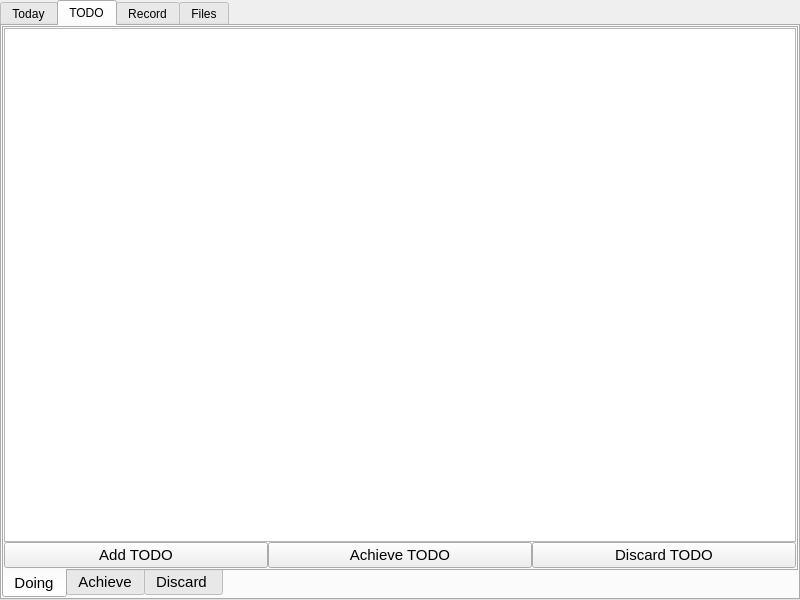
<?xml version="1.0" encoding="UTF-8"?>
<ui version="4.0">
 <class>root</class>
 <widget class="QWidget" name="root">
  <property name="windowModality">
   <enum>Qt::WindowModality::NonModal</enum>
  </property>
  <property name="enabled">
   <bool>true</bool>
  </property>
  <property name="geometry">
   <rect>
    <x>0</x>
    <y>0</y>
    <width>800</width>
    <height>600</height>
   </rect>
  </property>
  <property name="sizePolicy">
   <sizepolicy hsizetype="Preferred" vsizetype="Preferred">
    <horstretch>0</horstretch>
    <verstretch>0</verstretch>
   </sizepolicy>
  </property>
  <property name="minimumSize">
   <size>
    <width>800</width>
    <height>600</height>
   </size>
  </property>
  <property name="maximumSize">
   <size>
    <width>800</width>
    <height>600</height>
   </size>
  </property>
  <property name="windowTitle">
   <string>todone v1.1</string>
  </property>
  <property name="windowIcon">
   <iconset>
    <normaloff>../res/cat.ico</normaloff>../res/cat.ico</iconset>
  </property>
  <layout class="QVBoxLayout" name="vLayout">
   <property name="spacing">
    <number>0</number>
   </property>
   <property name="leftMargin">
    <number>0</number>
   </property>
   <property name="topMargin">
    <number>0</number>
   </property>
   <property name="rightMargin">
    <number>0</number>
   </property>
   <property name="bottomMargin">
    <number>0</number>
   </property>
   <item>
    <widget class="QTabWidget" name="rootTabWidget">
     <property name="tabShape">
      <enum>QTabWidget::TabShape::Rounded</enum>
     </property>
     <property name="currentIndex">
      <number>1</number>
     </property>
     <widget class="QWidget" name="todayTab">
      <attribute name="title">
       <string>Today</string>
      </attribute>
      <layout class="QVBoxLayout" name="verticalLayout_2">
       <property name="spacing">
        <number>0</number>
       </property>
       <property name="leftMargin">
        <number>0</number>
       </property>
       <property name="topMargin">
        <number>0</number>
       </property>
       <property name="rightMargin">
        <number>0</number>
       </property>
       <property name="bottomMargin">
        <number>0</number>
       </property>
       <item>
        <layout class="QHBoxLayout" name="hTodayLayout">
         <property name="spacing">
          <number>0</number>
         </property>
         <item>
          <widget class="QTreeView" name="todayTreeView"/>
         </item>
         <item>
          <widget class="QTextEdit" name="todayTextEdit"/>
         </item>
        </layout>
       </item>
      </layout>
     </widget>
     <widget class="QWidget" name="todoTab">
      <attribute name="title">
       <string>TODO</string>
      </attribute>
      <layout class="QVBoxLayout" name="verticalLayout">
       <property name="spacing">
        <number>0</number>
       </property>
       <property name="leftMargin">
        <number>0</number>
       </property>
       <property name="topMargin">
        <number>0</number>
       </property>
       <property name="rightMargin">
        <number>0</number>
       </property>
       <property name="bottomMargin">
        <number>0</number>
       </property>
       <item>
        <widget class="QTabWidget" name="todoTabWidget">
         <property name="font">
          <font>
           <pointsize>11</pointsize>
          </font>
         </property>
         <property name="tabPosition">
          <enum>QTabWidget::TabPosition::South</enum>
         </property>
         <property name="tabShape">
          <enum>QTabWidget::TabShape::Rounded</enum>
         </property>
         <property name="currentIndex">
          <number>0</number>
         </property>
         <widget class="QWidget" name="doingTab">
          <attribute name="title">
           <string>Doing</string>
          </attribute>
          <layout class="QVBoxLayout" name="verticalLayout_3">
           <property name="spacing">
            <number>0</number>
           </property>
           <property name="leftMargin">
            <number>0</number>
           </property>
           <property name="topMargin">
            <number>0</number>
           </property>
           <property name="rightMargin">
            <number>0</number>
           </property>
           <property name="bottomMargin">
            <number>0</number>
           </property>
           <item>
            <layout class="QVBoxLayout" name="vDoingLayout">
             <property name="spacing">
              <number>0</number>
             </property>
             <item>
              <widget class="QTableView" name="sqlDoingTableView">
               <property name="font">
                <font>
                 <pointsize>11</pointsize>
                 <bold>false</bold>
                </font>
               </property>
               <property name="showGrid">
                <bool>false</bool>
               </property>
              </widget>
             </item>
             <item>
              <layout class="QHBoxLayout" name="hDoingBtnLayout">
               <property name="spacing">
                <number>0</number>
               </property>
               <item>
                <widget class="QPushButton" name="btnAddDoing">
                 <property name="text">
                  <string>Add TODO</string>
                 </property>
                </widget>
               </item>
               <item>
                <widget class="QPushButton" name="btnAchieveDoing">
                 <property name="text">
                  <string>Achieve TODO</string>
                 </property>
                </widget>
               </item>
               <item>
                <widget class="QPushButton" name="btnDiscardDoing">
                 <property name="text">
                  <string>Discard TODO</string>
                 </property>
                </widget>
               </item>
              </layout>
             </item>
            </layout>
           </item>
          </layout>
         </widget>
         <widget class="QWidget" name="achieveTab">
          <attribute name="title">
           <string>Achieve</string>
          </attribute>
          <layout class="QVBoxLayout" name="verticalLayout_4">
           <property name="spacing">
            <number>0</number>
           </property>
           <property name="leftMargin">
            <number>0</number>
           </property>
           <property name="topMargin">
            <number>0</number>
           </property>
           <property name="rightMargin">
            <number>0</number>
           </property>
           <property name="bottomMargin">
            <number>0</number>
           </property>
           <item>
            <layout class="QVBoxLayout" name="vAchieveLayout" stretch="0,0">
             <property name="spacing">
              <number>0</number>
             </property>
             <item>
              <widget class="QTableView" name="sqlAchieveTableView">
               <property name="showGrid">
                <bool>false</bool>
               </property>
              </widget>
             </item>
             <item>
              <layout class="QHBoxLayout" name="hAchieveBtnLayout">
               <item>
                <widget class="QPushButton" name="btnSetDoing">
                 <property name="text">
                  <string>Set Doing</string>
                 </property>
                </widget>
               </item>
               <item>
                <widget class="QPushButton" name="btnSetDiscard">
                 <property name="text">
                  <string>Set Discard</string>
                 </property>
                </widget>
               </item>
              </layout>
             </item>
            </layout>
           </item>
          </layout>
         </widget>
         <widget class="QWidget" name="discardTab">
          <attribute name="title">
           <string>Discard </string>
          </attribute>
          <layout class="QVBoxLayout" name="verticalLayout_5">
           <property name="spacing">
            <number>0</number>
           </property>
           <property name="leftMargin">
            <number>0</number>
           </property>
           <property name="topMargin">
            <number>0</number>
           </property>
           <property name="rightMargin">
            <number>0</number>
           </property>
           <property name="bottomMargin">
            <number>0</number>
           </property>
           <item>
            <layout class="QVBoxLayout" name="vDiscardLayout" stretch="0,0">
             <property name="spacing">
              <number>0</number>
             </property>
             <item>
              <widget class="QTableView" name="sqlDiscardTableView"/>
             </item>
             <item>
              <layout class="QHBoxLayout" name="hDiscardBtnLayout">
               <property name="spacing">
                <number>0</number>
               </property>
               <item>
                <widget class="QPushButton" name="btnDeleteDiscard">
                 <property name="text">
                  <string>Delete</string>
                 </property>
                </widget>
               </item>
              </layout>
             </item>
            </layout>
           </item>
          </layout>
         </widget>
        </widget>
       </item>
      </layout>
     </widget>
     <widget class="QWidget" name="RecordTab">
      <attribute name="title">
       <string>Record</string>
      </attribute>
      <layout class="QVBoxLayout" name="verticalLayout_6">
       <property name="spacing">
        <number>0</number>
       </property>
       <property name="leftMargin">
        <number>0</number>
       </property>
       <property name="topMargin">
        <number>0</number>
       </property>
       <property name="rightMargin">
        <number>0</number>
       </property>
       <property name="bottomMargin">
        <number>0</number>
       </property>
       <item>
        <widget class="QTabWidget" name="recordTabWidget">
         <property name="tabPosition">
          <enum>QTabWidget::TabPosition::South</enum>
         </property>
         <property name="tabShape">
          <enum>QTabWidget::TabShape::Rounded</enum>
         </property>
         <property name="currentIndex">
          <number>1</number>
         </property>
         <widget class="QWidget" name="creditTab">
          <attribute name="title">
           <string>Credit</string>
          </attribute>
          <layout class="QVBoxLayout" name="verticalLayout_8">
           <property name="spacing">
            <number>0</number>
           </property>
           <property name="leftMargin">
            <number>0</number>
           </property>
           <property name="topMargin">
            <number>0</number>
           </property>
           <property name="rightMargin">
            <number>0</number>
           </property>
           <property name="bottomMargin">
            <number>0</number>
           </property>
           <item>
            <layout class="QVBoxLayout" name="vCreditLayout" stretch="0,0">
             <property name="spacing">
              <number>0</number>
             </property>
             <item>
              <widget class="QTableView" name="sqlCreditTableView"/>
             </item>
             <item>
              <widget class="QPushButton" name="btnShowScore">
               <property name="minimumSize">
                <size>
                 <width>0</width>
                 <height>30</height>
                </size>
               </property>
               <property name="text">
                <string>Show Score</string>
               </property>
              </widget>
             </item>
            </layout>
           </item>
          </layout>
         </widget>
         <widget class="QWidget" name="developing">
          <attribute name="title">
           <string>Developing</string>
          </attribute>
         </widget>
        </widget>
       </item>
      </layout>
     </widget>
     <widget class="QWidget" name="filesTab">
      <attribute name="title">
       <string>Files</string>
      </attribute>
     </widget>
    </widget>
   </item>
  </layout>
 </widget>
 <resources/>
 <connections/>
</ui>
